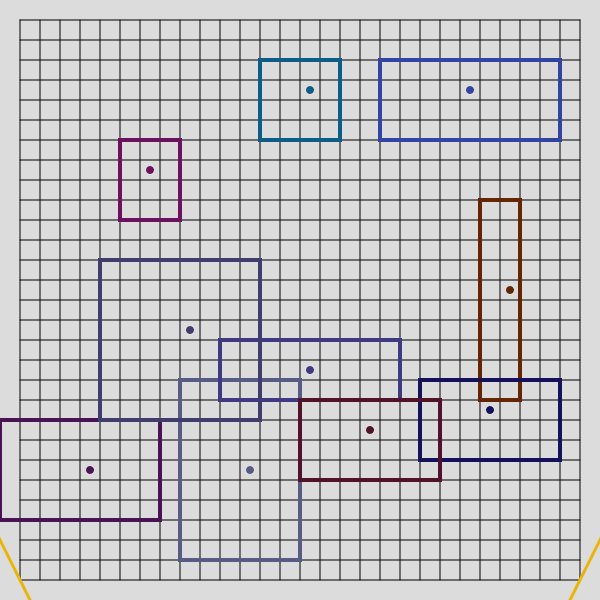
Frame 1 (no input)
Frame 60 (no input): identical to frame 1, image omitted
Frame 120 (the mouse pressed at the canvas centre since frame 60): identical to frame 1, image omitted

The p5.js sketch that drew this single still picture (run headless with seeded random() and noise() and a simulated clock; from frame 60 on, the mouse is pressed at the canvas centre):

// p5.js sketch
// ── sketch.js
//canvas dim
let cw = 600, ch = 600
//grid variables
let gx = 20, gy = 20, cs = 20, rws = 28, cms = 28;
let minRadius = 3;
let maxRadius = 5;
let ptAmnt = 10;

// initialize points arrays
let points = [];
let colors = [];
//rects defines rects as [Right,Upper,Left,Lower]
let rects = [];
let ptvel = [];
let ptacc = [];
//
let adjList;
let triMesh;

// initialize action queue
let totalTime = 0;

let delaunayMesh = new TriMesh();

function proposePoint() {
  return [i, j] = [Math.floor(Math.random() * (cms - 2 * minRadius)) + minRadius, Math.floor(Math.random() * (rws - 2 * minRadius)) + minRadius];
}

//populate points array
function generatePoints() {
  for (let n = 0; n < ptAmnt; n++) {
    let [i, j] = proposePoint();
    let success;
    for (let k = 0; k < 5; k++) {
      success = true;
      for (let point of points) {
        let ii = point[0];
        let jj = point[1];
        if(dist2(i, j, ii, jj) <= minRadius) {
          let pNew = proposePoint(); 
          i = pNew[0];
          j = pNew[1];
          success = false;
          break;
        }
      }
      if(success) {
        break;
      }
    }
    points.push([i,j]);
  }
}

//colors!
function generateColors() {
  for (let n = 0; n < ptAmnt; n++) {
    let r = Math.random() * 256;
    let g = Math.random() * 256;
    let b = Math.random() * 256;
    while(Math.sqrt(r ** 2 + g ** 2 + b ** 2) > 192) {
      console.log("regenerated")
      r = Math.random() * 256;
      g = Math.random() * 256;
      b = Math.random() * 256;
    }
    colors.push([r,g,b]);
  }
}

function generateRects() {
  for (let n = 0; n < ptAmnt; n++) {
    let width = Math.floor(Math.random() * (maxRadius) * 2) + 1;
    let height = Math.floor(Math.random() * (maxRadius) * 2) + 1;
    rects.push([Math.ceil(width/2), Math.ceil(height/2), Math.floor(width/2), Math.floor(height/2)]);
  }
}

//draws a grid with upper left corner at (startx,starty) with a cell size of cell and with "rows" amount of rows and "columns" amount of columns
function drawGrid(startx, starty, cell, rows, columns) {
  strokeWeight(1);
  let xf = startx + cell * rows;
  let yf = starty + cell * rows;
  for (let i = 0; i <= rows; i++) {
    let nx = startx + cell * i;
    line(nx, starty, nx, yf);
  }
  for (let j = 0; j <= columns; j++) {
    let ny = starty + cell * j;
    line(startx, ny, xf, ny);
  }
}

//draws a point (small circle) at indicated location
function drawPoint(x, y, i = -1) {
  strokeWeight(1);
  if(i == -1) {
    stroke("black");
    fill("black");
  } else {
    [r, g, b] = colors[i];
    stroke(r, g, b);
    fill(r, g, b);
  }
  circle(x, y, 7);
}

function drawRects() {
  noFill();
  for (let i = 0; i < ptAmnt; i++) {
    let [cr, cg, cb] = colors[i];
    stroke(cr, cg, cb);
    strokeWeight(4);
    let pt = points[i];
    let myRect = rects[i];
    let xr = pt[0] + myRect[0];
    let yu = pt[1] + myRect[1];
    let xl = pt[0] - myRect[2];
    let yd = pt[1] - myRect[3];
    let [l, u] = tileToLoc(xl, yu);
    let [r, d] = tileToLoc(xr, yd);
    rect(l, u, r-l, d-u);
  }
}

//converts a grid tile to canvas space
function tileToLoc(i, j) {
  return [x, y] = [gx + cs * i, gy + cs * (rws - j)];
}

function locToMP(i, j) {
  return [x, y] = [i + cs / 2, j - cs / 2]
}

function tileToMP(i, j) {
  [xi, yi] = tileToLoc(i, j);
  return [x, y] = locToMP(xi, yi);
}

let ptCruise = [];
let aTri = [];
let bTri = [];
let cTri = [];

function setup() {
  createCanvas(cw, ch);
  generatePoints();
  generateColors();
  generateRects();
  frameRate(30);
  delaunayMesh.addSuperTri(gx, gy, cs * rws, cs * cms);
  let midPoints = [];
  for (let point of points) {
    midPoints.push(tileToMP(point[0], point[1]));
  }
  adjList = new adjacencyList(midPoints);
  console.log(points);
}

function update(delta) {
  totalTime += delta/1000;
  //console.log(delta/1000);
}

let ticker = 0;
let badTrisRemoved = false
function keyPressed() {
  if (key === " ") {
    if (ticker < ptAmnt) {
      let [i, j] = points[ticker];
      delaunayMesh.addDelaunayPoint(tileToMP(i, j));
      ticker += 1;
    } else if(!badTrisRemoved) {
      delaunayMesh.removeSuperTri();
      badTrisRemoved = true;
      delaunayMesh.toAdjList(adjList);
      adjList.printAdjList();
    } else {
      //Two forces to account for: Spring forces and collision forces
      //Spring forces will be calculated using a map of edges to equilibrium weight, and then weight will be calculated frame-by-frame until equilibrium is reached (might need drag to help). F = -k*dx (equilibrium length - current length; in the direction towards equilibrium) 
      //Collision forces will be calculated by checking collisions between boxes and from boxes to walls. Momentum gained from this force will have to be tracked, so it can be cancelled completely upon collision ending. Or, simply cancel the velocity component in the direction out from the wall
      //Then it's just a matter of using the free body diagram of each box to apply a force to itself, iterating over all the boxes, and then applying drag & force cancellation, repeating until the system reaches equilibrium (?) if it takes longer than (some time), cancel the operation and [regenerate]
    }
  }
}

function draw() {
  update(deltaTime)
  background(220);
  noFill();
  stroke("black");
  strokeWeight(1);
  let edgeColor = color(235, 180, 10)

  drawGrid(gx, gy, cs, rws, cms);
  for (let i = 0; i < ptAmnt; i++) {
    let thisPoint = points[i];
    let [xi, yi] = tileToMP(thisPoint[0], thisPoint[1])
    drawPoint(xi, yi, i);
  }
  drawRects();
  if(!badTrisRemoved) {
    delaunayMesh.drawTriMesh(edgeColor);
  }
  else {
    adjList.drawAdjList(edgeColor, 2.5);
  }
}
// ── delaunay.js
//helper functions for the delaunay triangulation

function determinant2(matrix) {
    return matrix[0][0] * matrix[1][1] - matrix[0][1] * matrix[1][0];
}

//returns the cofactor of a nxn square matrix, removing row x and column y
function cofactor(matrix, n, x, y) {
    let newMatrix = [];
    let row = [];
    for (let i = 0; i < n; i++) {
        row = [];
        if(i == x) {
            continue;
        }
        for (let j = 0; j < n; j++) {
            if(j == y) {
                continue;
            }
            row.push(matrix[i][j])
        }
        newMatrix.push(row);
    }
    return newMatrix;
}

//console.log(cofactor([[0, 1, 2],[3, 4, 5],[6, 7, 8]], 3, 0, 1));

//general form for the determinant of an nxn matrix
function determinant(matrix, n) {
    if(n == 2) {
        return determinant2(matrix);
    }
    let sum = 0;
    for (let i = 0; i < n; i++) {
        //console.log(Math.pow(-1, i), matrix[0][i], determinant(cofactor(matrix, n, 0, i), n-1))
        sum += Math.pow(-1, i) * matrix[0][i] * determinant(cofactor(matrix, n, 0, i), n-1)
    }
    return sum;
}

//determines if point D is within the circumcircle of triangle ABC
function inCircumcircle(A, B, C, D) {
    let [Ax, Ay] = A;
    let [Bx, By] = B;
    let [Cx, Cy] = C;
    let [Dx, Dy] = D;
    let adx = Ax - Dx;
    let ady = Ay - Dy;
    let bdx = Bx - Dx;
    let bdy = By - Dy;
    let cdx = Cx - Dx;
    let cdy = Cy - Dy;
    let myMatrix = [[adx, ady, (adx * adx) + (ady * ady)],
                    [bdx, bdy, (bdx * bdx) + (bdy * bdy)],
                    [cdx, cdy, (cdx * cdx) + (cdy * cdy)]];
    let det = determinant(myMatrix, 3);
    //console.log("DET:")
    //console.log(myMatrix);
    //console.log(A, B, C, D);
    //console.log(det);
    return det > 0;
}

// //expecting: 1
// console.log(determinant([[1,0,0],[0,1,0],[0,0,1]], 3));
// //expecting: 23
// console.log(determinant([[7,-4,2],[3,1,-5],[2,2,-5]], 3));
// //expecting: 16
// console.log(determinant([[2,0,0,0],[0,2,0,0],[0,0,2,0],[0,0,0,2]], 4));
//expecting: -240
//console.log(determinant([[4,3,2,2],[0,1,-3,3],[0,-1,3,3],[0,3,1,1]], 4));


// ── grid.js
//Keep the grid here and make it an object, pronto 
class Grid {
    constructor(xOffset, yOffset, cellSize, rows, columns, minRadius, maxRadius) {
        this.xOffset = xOffset;
        this.yOffset = yOffset;
        this.cellSize = cellSize;
        this.rows = rows;
        this.columns = columns;
        this.minRadius = minRadius;
        this.maxRadius = maxRadius;

        this.ptList = [];
        this.rects = [];
        this.colors = [];
    }

    numPoints() {
        return this.ptList.length;
    }

    proposePoint() {
        let MR = this.minRadius
        return [i, j] = [Math.floor(Math.random() * (this.columns - 2 * MR)) + MR, Math.floor(Math.random() * (this.rows - 2 * MR)) + MR];
    }

    placePoints(ptAmnt) {
        for (let n = 0; n < this.numPoints; n++) {
            let [i, j] = this.proposePoint();
            let success;
            for (let k = 0; k < 5; k++) {
            success = true;
              for (let point of points) {
                let ii = point[0];
                let jj = point[1];
                if(dist2(i, j, ii, jj) <= this.minRadius) {
                  let pNew = thisproposePoint(); 
                  i = pNew[0];
                  j = pNew[1];
                  success = false;
                  break;
                }
              }
              if(success) {
                break;
              }
            }
            this.points.push([i,j]);
          }
    }

    selectColors() {
        for (let n = 0; n < this.numPoints(); n++) {
            let r = Math.random() * 256;
            let g = Math.random() * 256;
            let b = Math.random() * 256;
            while(Math.sqrt(r ** 2 + g ** 2 + b ** 2) > 192) {
            r = Math.random() * 256;
            g = Math.random() * 256;
            b = Math.random() * 256;
            }
            this.colors.push([r,g,b]);
        }
    }

    makeRectangles() {
        for (let n = 0; n < this.numPoints(); n++) {
            let width = Math.floor(Math.random() * (this.maxRadius) * 2) + 1;
            let height = Math.floor(Math.random() * (this.maxRadius) * 2) + 1;
            this.rects.push([Math.ceil(width/2), Math.ceil(height/2), Math.floor(width/2), Math.floor(height/2)]);
          }
    }
}
// ── physics.js
// Collision info
class CollisionData {
    constructor(colliding, normal, newCollision = false) {
        this.colliding = colliding
        this.normal = normal
        this.newCollsion = newCollision
    }
}

// Grid bounds order is RULD (radial)
class FreeBodyDiagram {
    constructor(ptList, rectList, adjArray, gridBounds, cellsize = 20, wallVelMag = 20, sprCst = 6, sprEqulibriumMod = 1.2, drag = 0.7) {
        this.ptList = ptList.map((x) => x);
        this.rectList = rectList.map((r) => r.map((s) => s * cellsize));
        this.adjArray = adjArray;
        this.wallVelMag = wallVelMag;
        this.sprCst = sprCst;
        this.sprEqulibriumMod = sprEqulibriumMod;
        this.drag = drag;
        this.gridR = gridBounds[0];
        this.gridU = gridBounds[1];
        this.gridL = gridBounds[2];
        this.gridD = gridBounds[3];

        this.forceLists = [];
        this.velocityList = [];

        this.initPhysicsArrays();
    }

    initPhysicsArrays() {
        for (let i = 0; i < this.numPoints(); i++) {
            this.forceLists.push([]);
            this.velocityList.push([0, 0]);
        }
    }

    dist2index(i, j) {
        let ptA = this.ptList[i];
        let ptB = this.ptList[j];
        return dist2(ptA[0], ptA[1], ptB[0], ptB[1]);
    }

    getRectBoundsIndex(i) {
        let pt = this.ptList[i];
        let rect = this.rectList[i];
        let rectR = pt[0] + rect[0];
        let rectU = pt[1] + rect[1];
        let rectL = pt[0] - rect[2];
        let rectD = pt[1] - rect[3];
        return [rectR, rectU, rectL, rectD];
    }
    getRectBoundsPoint(i, point) {
        let pt = point;
        let rect = this.rectList[i];
        let rectR = pt[0] + rect[0];
        let rectU = pt[1] + rect[1];
        let rectL = pt[0] - rect[2];
        let rectD = pt[1] - rect[3];
        return [rectR, rectU, rectL, rectD];
    }

    checkWallCollision(i, newPointi = []) {
        let rectBounds = this.getRectBoundsIndex(i);
        let iColliding = false;
        let normal = [0,0];
        if (rectBounds[0] > this.gridR) {
            iColliding = true;
            normal = vectAdd(normal, [1,0]);
        }
        if (rectBounds[1] > this.gridR) {
            iColliding = true;
            normal = vectAdd(normal, [0,1]);
        }
        if (rectBounds[2] < this.gridR) {
            iColliding = true;
            normal = vectAdd(normal, [-1,0]);
        }
        if (rectBounds[3] < this.gridR) {
            iColliding = true;
            normal = vectAdd(normal, [0,-1]);
        }
        if(newPointi.length == 0) {
            normal = vectNormalize(normal);
            return new CollisionData(iColliding, normal, false);
        } else {
            let newBounds = this.getRectBoundsPoint(i, newPointi);
            let newColliding = false;
            normal = [0,0];
            if (newBounds[0] > this.gridR) {
                newColliding = true;
                normal = vectAdd(normal, [1,0]);
            }
            if (newBounds[1] > this.gridR) {
                newColliding = true;
                normal = vectAdd(normal, [0,1]);
            }
            if (newBounds[2] < this.gridR) {
                newColliding = true;
                normal = vectAdd(normal, [-1,0]);
            }
            if (newBounds[3] < this.gridR) {
                newColliding = true;
                normal = vectAdd(normal, [0,-1]);
            }
            normal = vectNormalize(normal);
            let beginOverlap = newColliding && !iColliding;
            return new CollisionData(newColliding, normal, beginOverlap);
        }
    }

    //checks if i is colliding j and returns the normal of j onto i (iorigin - jorigin or the vector pointing from j's origin to i's origin)
    //uses newPointi to test collision if the point were to move to newPointi's location

    //TODO: FIX COMPLETELY!
    checkBoxCollision(i, j, newPointi = []) {
        let pti;
        let oldColliding = true;
        if(newPointi.length == 0) {
            pti = this.ptList[i];
        } else [
            pti = newPointi
        ]
        let ptj = this.ptList[j];
        let rectBoundsi = this.getRectBoundsPoint(i, pti);
        let rectBoundsj = this.getRectBoundsIndex(j);
        let colliding = true;
        //I know the way it's currently implemented doesn't take advantage of the seperate cases, but it might eventually sooo
        //I right is over J left edge
        if(rectBoundsi[0] < rectBoundsj[2]) {
            colliding = false;
        }
        //I up is over J down edge
        if(rectBoundsi[1] < rectBoundsj[3]) {
            colliding = false;
        }
        //I left is over J right edge
        if(rectBoundsi[2] > rectBoundsj[0]) {
            colliding = false;
        }
        //I down is over J up edge
        if(rectBoundsi[3] > rectBoundsj[1]) {
            colliding = false;
        }
        let normal = [0, 0];
        if(colliding) {
            normal = pti - ptj;
            normal = vectNormalize(normal);
        }
        if(newPointi.length != 0) {
            let rectBoundsOld = this.getRectBoundsIndex(i);
            if(rectBoundsOld[0] < rectBoundsj[2]) {
                oldColliding = false;
            }
            //I up is over J down edge
            if(rectBoundsOld[1] < rectBoundsj[3]) {
                oldColliding = false;
            }
            //I left is over J right edge
            if(rectBoundsOld[2] > rectBoundsj[0]) {
                oldColliding = false;
            }
            //I down is over J up edge
            if(rectBoundsOld[3] > rectBoundsj[1]) {
                oldColliding = false;
            }
            let beginOverlap = colliding && !oldColliding
            return new CollisionData(colliding, normal, beginOverlap);
        }
        return new CollisionData(colliding, normal);
    }

    getEquilibriumSpringLength(i, j) {
        let rectI = this.rectList[i];
        let rectJ = this.rectList[j];
        let calcX = (rectI[0] + rectI[2] + rectJ[0] + rectJ[2]) / 2;
        let calcY = (rectI[1] + rectI[3] + rectJ[1] + rectJ[3]) / 2;
        return dist2(0,0,calcX,calcY) * this.sprEqulibriumMod;
    }

    numPoints() {
        return this.ptList.length;
    }

    wallForces() {
        //iterate over each box and check if it's overlapping with a wall. If it is, add velocity(?) in the direction of the normal
        let collisionDetected = false;
        let outVelList = [];
        for (let i = 0; i < this.numPoints(); i++) {
            let collisionData = this.checkWallCollision[i]
            if(collisionData.collding) {
                outVelList.push(vectScale(this.wallVelMag, collisionData.normal));
            } else {
                outVelList.push([0, 0]);
            }
        }
        return [collisionDetected, outVelList];
    }

    springForces() {
        //iterate over each connection and return the force applied by springs
        for (let i = 0; i < this.numPoints(); i++) {
            let tempForceList = [];
            let adjacencies = this.adjArray[i]
            for (let adjacency of adjacencies) {
                let pi = this.ptList[i];
                let pj = this.ptList[adjacency];
                let eL = this.getEquilibriumSpringLength(i, adjacency);
                let longVec = vectAdd(pj, vectScale(-1, pi));
                let longVecMag = dist2(0, 0, longVec[0], longVec[1]);
                let dx = longVecMag - eL
                //console.log(`${dx} is equal to ${longVecMag} - ${eL}`)
                //Possible error: no dxs found negative when perhaps should be?
                let deltaPosition = vectScale(dx, vectNormalize(longVec));
                //console.log(vectNormalize(longVecMag));
                let springForce;
                if(dx > 0) {
                    springForce = vectScale(this.sprCst / 3, deltaPosition);
                } else {
                    springForce = vectScale(this.sprCst * 3, deltaPosition);
                }
                tempForceList.push(springForce);
            }
            this.forceLists[i] = tempForceList;
        }
        //TODO: return instead of accessing force lists?
    }

    calculateForces() {
        this.springForces();
    }

    calculateVelocities(dT) {
        //add wall forces if wall forces found a collision
        //REVISED: add wall forces to effective velocities during UPDATEPOSITIONS, remove from here!!!
        // let results = this.wallForces();
        // if(results[0]) {
        //     let velList = results[1];
        //     for (let i = 0; i < this.numPoints(); i++) {
        //         this.velocityList[i] = vectAdd(this.velocityList[i], velList[i]);
        //     }
        // }
        //add spring forces from this.forcelists
        for(let i = 0; i < this.numPoints(); i++) {
            let forces = this.forceLists[i];
            for (let j = 0; j < forces.length; j++) {
                let force = forces[j];
                let dV = vectScale(dT/1000, force);
                this.velocityList[i] = vectAdd(this.velocityList[i], dV);
            }
        }
        //console.log(this.velocityList);
    }

    updatePositions(dT) {
        //if this would cause it to intersect with something else, prevent it from doing so.
        for(let i = 0; i < this.numPoints(); i++) {
            let vel = this.velocityList[i];
            let pos = this.ptList[i];
            //TODO: prevent it from moving into a collision, if it was not already
            //First check for wall collision (and move against wall?)
            //Then check other box collisions
            //this.ptList[i] = vectAdd(pos, vectScale(dT, vel));
            let dM = vectScale(dT/1000, vel)
            let proposeMove = vectAdd(pos, dM);
            //console.log(pos);
            //console.log(vectScale(dT, vel));
            let checkWall = this.checkWallCollision(i, proposeMove);
            // if(checkWall.colliding && checkWall.newCollsion) {
            //     //TODO: manual calculation
            //     if(checkWall.normal[0] > 0) {
                    
            //     }
            //     if(checkWall.normal[1] > 0) {
                    
            //     }
            //     if(checkWall.normal[0] < 0) {
                    
            //     }
            //     if(checkWall.normal[1] < 0) {
                    
            //     }
            // }
            //console.log(this.adjArray);
            for (let j of this.adjArray[i]) {
                let checkBoxCollision = this.checkBoxCollision(i, j, proposeMove);
                if(checkBoxCollision.colliding) {
                    //console.log("BEEP!");
                }
                if(checkBoxCollision.colliding && checkBoxCollision.newCollsion) {
                    let steps = 100;
                    for (let a = 0; a < steps; a++) {
                        proposeMove = vectAdd(pos, vectScale(a/steps, dM));
                        checkBoxCollision = this.checkBoxCollision(i, j, proposeMove);
                        if(checkBoxCollision.colliding) {
                            proposeMove = vectAdd(pos, vectScale(a/steps-1, dM));
                            checkBoxCollision = this.checkBoxCollision(i, j, proposeMove);
                            break;
                        }
                    }
                }
            }
            this.ptList[i] = proposeMove;
        }
        //console.log(dT);
    }

    applyDrag(dT) {
        for (let i = 0; i < this.velocityList.length; i++) {
            let vel = this.velocityList[i];
            this.velocityList[i] = vectScale(this.drag, vel);
        }
    }

    //notes: Should be done on fixed time, Rooms should be stored figruatively as "objects"
    runSimulation(deltaTime) {
        //console.log(this.ptList);
        //first calc forces, then velocity, then update positions, then apply drag
        this.calculateForces();
        this.calculateVelocities(deltaTime);
        this.updatePositions(deltaTime);
        this.applyDrag(deltaTime);
        // console.log(this.ptList);
        // console.log(this.forceLists);
        // console.log(this.velocityList);
    }

    stopSimulation() {
        //this.roundPoints();
    }
}
// ── structs.js
function dist2(x1, y1, x2, y2) {
    return Math.sqrt((x2 - x1) ** 2 + (y2 - y1) ** 2);
  }

class TriMesh {
    constructor(points = []) {
        //a list of three points for a super triangle, for the sake of the delaunay triangulation
        this.superTri = [];
        //point list is a list of paired list points which should be never be popped from
        this.pointList = points;
        //mesh is a triangle mesh represented by a set of 3-length lists of indices of the points involved, referencing the point list
        this.mesh = new Set();
    }

    addPoint(x, y) {
        return this.pointList.push([x/10, y/10]) - 1;
    }

    addTri(a, b, c) {
        this.mesh.add([a,b,c]);
    }

    addSuperTri(x,y,w,h) {
        let pA = [(x-w)/10, (y-h)/10]
        let pB = [(x+2*w)/10, (y-h)/10]
        let pC = [(x+w/2)/10, (y+2*h)/10]
        this.superTri.push(pA, pB, pC)
        this.mesh.add(["a", "b", "c"]);
    }

    meshSize() {
        return this.mesh.size;
    }

    pointLen() {
        return this.pointList.length;
    }

    getPoint(i) {
        if(i == "a") {
            return this.superTri[0];
        } else if (i == "b") {
            return this.superTri[1];
        } else if (i == "c") {
            return this.superTri[2];
        } else {
            return this.pointList[i];
        }
    }

    triToPoints(a, b, c) {
        let i = this.getPoint(a);
        let j = this.getPoint(b);
        let k = this.getPoint(c);
        return [i, j, k];
    }

    triEdges(tri) {
        let [a, b, c] = tri;
        return [[a, b], [b, c], [c, a]];
    }

    edgeEquals(edgeA, edgeB) {
        let [a, b] = edgeA
        let [c, d] = edgeB
        return ((a == c && b == d) || (a == d && b == c))
    }

    indexToPoints(i) {
        let [a, b, c] = this.mesh[i];
        return this.triToPoints(a, b, c);
    }

    //Any triangle containing any of the super triangle points is pruned
    //TO REMAKE
    removeSuperTri() {
        let badTris = new Set()
        for (let tri of this.mesh) {
            for(let point of tri) {
                if(point == "a" || point == "b" || point == "c") {
                    badTris.add(tri);
                }
            }
        }
        this.mesh = this.mesh.difference(badTris);
    }

    toAdjList(adjList) {
        for (let tri of this.mesh) {
            let [a, b, c] = tri;
            adjList.makeUndirectedEdge(a, b);
            adjList.makeUndirectedEdge(b, c);
            adjList.makeUndirectedEdge(a, c);
        }
    }

    //add Delaunay Point
    addDelaunayPoint(newPoint) {
        let [npa, npb] = newPoint;
        //search for bad triangles
        let npi = this.addPoint(npa, npb);
        npa = npa / 10;
        npb = npb / 10;
        let newPointMod = [npa, npb];
        let badTriangles = new Set()
        for (let tri of this.mesh) {
            let [a, b, c] = tri;
            console.log(a, b, c, npi);
            let [i, j, k] = this.triToPoints(a, b, c);
            console.log(i, j, k, newPointMod);
            if(inCircumcircle(i, j, k, newPointMod)) {
                badTriangles.add(tri);
            }
        }
        //find edges shared by no other bad triangle
        let badTriArray = Array.from(badTriangles);
        console.log("BAD TRIANGLES:")
        console.log(badTriArray);
        //keep track of unique edges and shared edges
        let uniqueEdges = new Set();
        for (let i = 0; i < badTriArray.length; i++) {
            let edges = this.triEdges(badTriArray[i]) 
            for (let edge of edges) {
                let unique = true;
                for (let uniqueEdge of uniqueEdges) {
                    if (this.edgeEquals(edge, uniqueEdge)) {
                        uniqueEdges.delete(uniqueEdge)
                        unique = false;
                        break;
                    }
                }
                if(unique) {
                    uniqueEdges.add(edge);
                }
            }
        }
        //remove bad triangles
        this.mesh = this.mesh.difference(badTriangles);
        //form triangles from the edges + the new point
        for (let edge of uniqueEdges) {
            let [a, b] = edge;
            this.addTri(a, b, npi)
        }
        console.log("New Triangles");
        console.log(this.mesh);
    }
    
    drawTriangle(tri, edgeColor) {
        stroke(edgeColor);
        strokeWeight(3);
        noFill();
        let [a, b, c] = tri
        let [i, j, k] = this.triToPoints(a, b, c);
        let [x1, y1] = i;
        let [x2, y2] = j;
        let [x3, y3] = k;
        triangle(x1 * 10, y1 * 10, x2 * 10, y2 * 10, x3 * 10, y3 * 10);
    }

    drawTriMesh(edgeColor) {
        if(this.mesh.size == 0) {
            return;
        }
        for (let tri of this.mesh) {
            this.drawTriangle(tri, edgeColor);
        }
    }
}

class adjacencyList {
    constructor(points){
        this.pointList = points;
        this.adjacencyList = [];
        for (let i = 0; i < this.pointList.length; i++) {
            this.adjacencyList.push([]);
        }
    }

    //from a to b
    makeDirectedEdge(a, b) {
        if(!this.adjacencyList[a].includes(b)) {
            this.adjacencyList[a].push(b);
        }
    }

    makeUndirectedEdge(a, b) {
        this.makeDirectedEdge(a, b);
        this.makeDirectedEdge(b, a);
    }

    indexToPoint(i) {
        return this.pointList[i];
    }

    getWeight(a, b) {
        [x1, y1] = this.indexToPoint(a)
        [x2, y2] = this.indexToPoint(b)
        return dist2(x1, y1, x2, y2);
    }
    
    printAdjList() {
        console.log("Point List:")
        for (let i = 0; i < this.pointList.length; i++) {
            let [x, y] = this.pointList[i];
            console.log(`${i}: (${x}, ${y})`);
        }
        console.log("Adj List:")
        for (let from = 0; from < this.adjacencyList.length; from++) {
            let string = `${from}: `
            for(let to of this.adjacencyList[from]) {
                string += `${to}, `
            }
            string = string.slice(0, string.lastIndexOf(", "));
            console.log(string);
        }
    }

    drawAdjList(color, strokeWgt = 1) {
        //console.log("beep");
        strokeWeight(strokeWgt);
        stroke(color);
        for (let from = 0; from < this.adjacencyList.length; from++) {
            for(let to of this.adjacencyList[from]) {
                if (from < to) {
                    let [x1, y1] = this.indexToPoint(from);
                    let [x2, y2] = this.indexToPoint(to);
                    //console.log(`(${x1}, ${y1}) to (${x2}, ${y2})`);
                    line(x1, y1, x2, y2);
                }
            }
        }
    }
}
